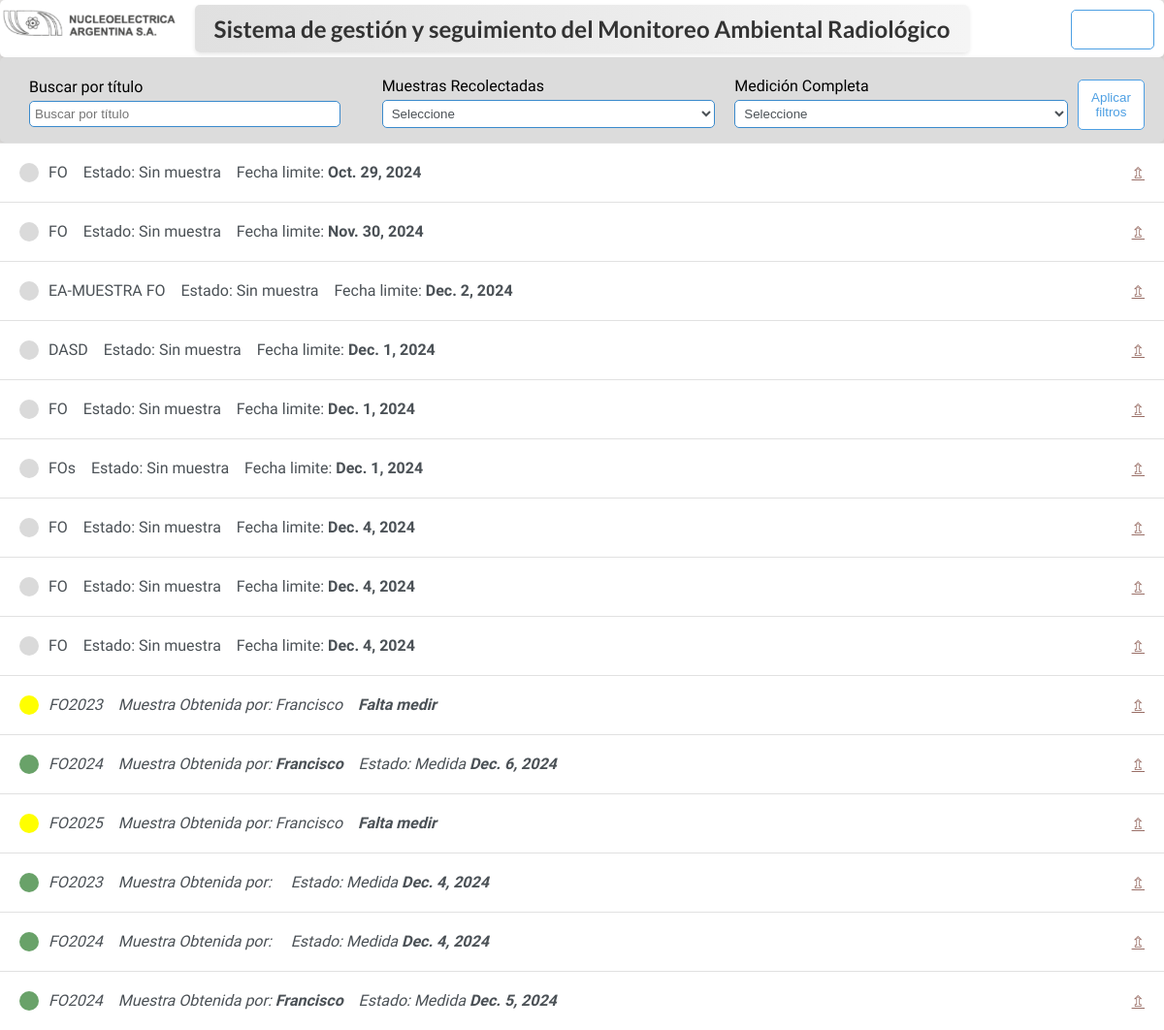
The page /base/tareas/ (signed in) on the database its author committed.
### base/models.py (models this page shows, shortened)
class Tarea(models.Model):
    usuario = models.ForeignKey(User, on_delete=models.CASCADE, null=True, blank=True)
    titulo = models.CharField(max_length=250)
    integrantes = models.TextField(null=True, blank=True)
    completo = models.BooleanField(default=False)
    creado = models.DateTimeField(auto_now_add=True)
    fecha = models.DateField(null=True, blank=True)
    hora = models.TimeField(null=True, blank=True)
    fecha_medicion = models.DateField(null=True, blank=True)
    medicion_completa = models.BooleanField(default=False)
    medicion_gamma = models.BooleanField(default=False)
    justificacion = models.TextField(null=True, blank=True)
    grupo_de_trabajo = models.ForeignKey(GrupoDeTrabajo, on_delete=models.CASCADE, null=True, blank=True)
    anio = models.ForeignKey(Anio, on_delete=models.CASCADE, null=True, blank=True)
    fecha_medicion_gamma = models.DateField(null=True, blank=True)
    class Meta:
        ordering = ["completo"]

### base/views.py (the view)
# urls.py: path("tareas/", login_required(listaPendientes.as_view()), name="tareas"),
class listaPendientes(ListView):
    model = Tarea
    context_object_name = "tareas"
    template_name = "base/tarea_list.html"
    def get_queryset(self):
        valor_buscado = self.request.GET.get("titulo", "")
        completo = self.request.GET.get("completo")
        medicion_completa = self.request.GET.get("medicion_completa")
        grupo_id = self.request.GET.get("grupo")
        anio = self.request.GET.get("anio")
        vencidas = self.request.GET.get("vencidas")
        tareas = Tarea.objects.all()
        if grupo_id:
            tareas = tareas.filter(grupo_de_trabajo_id=grupo_id)
        if anio:
            tareas = tareas.filter(anio__anio=anio)
        if vencidas == "True":
            today = date.today()
            tareas = tareas.filter(fecha__lte=today, completo=False, medicion_completa=False)
        if valor_buscado:
            tareas = tareas.filter(titulo__icontains=valor_buscado)
        if completo is not None and completo != "":
            tareas = tareas.filter(completo=(completo == 'True'))
        if medicion_completa is not None and medicion_completa != "":
            tareas = tareas.filter(medicion_completa=(medicion_completa == 'True'))
        return tareas
    def get_context_data(self, **kwargs):
        context = super().get_context_data(**kwargs)
        context["valor_buscado"] = self.request.GET.get("titulo", "")
        context["completo"] = self.request.GET.get("completo")
        context["medicion_completa"] = self.request.GET.get("medicion_completa")
        context["grupo_id"] = self.request.GET.get("grupo")
        context["anio"] = self.request.GET.get("anio")
        context["vencidas"] = self.request.GET.get("vencidas")
        return context

### base/templates/base/tarea_list.html (shortened to what this page needs)
{% extends "base/principal.html" %}
{% block content %}
<div class="barra-superior">
    <h1>Sistema de gestión y seguimiento del Monitoreo Ambiental Radiológico</h1>
    {% if request.user.is_authenticated %}
    <a href="{% url 'grupos_trabajo' %}" class="boton-salir">Volver</a>
    {% else %}
    <a href="{% url 'login' %}" class="button-filtro">Ingresar</a>
    {% endif %}
</div>
<form method="GET" action="{% url 'tareas' %}" class="filtros-nav">
    <div class="filtro-grupo">
        <label for="titulo">Buscar por título</label>
        <input type="text" name="titulo" placeholder="Buscar por título" value="{{ valor_buscado }}">
    </div>
    <div class="filtro-grupo">
        <label for="completo">Muestras Recolectadas</label>
        <select name="completo">
            <option value="">Seleccione</option>
        </select>
    </div>
    <div class="filtro-grupo">
        <label for="medicion_completa">Medición Completa</label>
        <select name="medicion_completa">
            <option value="">Seleccione</option>
        </select>
    </div>
    <button type="submit" class="button-filtro">Aplicar filtros</button>
</form>
<div class="envoltorio-items-tarea">
    {% for tarea in tareas %}
    <div class="envoltorio-tarea">
        {% if tarea.completo and tarea.medicion_completa %}
        <div class="titulo-tarea">
            <div class="icono-medicion-completa"></div>
            <i><a href="{% url 'editar-tarea' tarea.id %}">{{ tarea.titulo }}&nbsp;&nbsp;&nbsp;&nbsp;Muestra Obtenida por:<strong>&nbsp;{{ tarea.integrantes }}</strong>&nbsp;&nbsp;&nbsp;&nbsp;Estado: Medida&nbsp;<strong>{{ tarea.fecha_medicion }}</strong></a></i>
        </div>
        <td><a href="{% url 'editar-tarea' tarea.id %}">&#8684;</a></td>
        {% elif tarea.completo %}
        <div class="titulo-tarea">
            <div class="icono-tarea-completa"></div>
            <i><a href="{% url 'editar-tarea' tarea.id %}">{{ tarea.titulo }}&nbsp;&nbsp;&nbsp;&nbsp;Muestra Obtenida por:&nbsp;{{ tarea.integrantes }}&nbsp;&nbsp;&nbsp;&nbsp;<strong>Falta medir</strong></a></i>
        </div>
        <td><a href="{% url 'editar-tarea' tarea.id %}">&#8684;</a></td>
        {% else %}
        <div class="titulo-tarea">
            <div class="icono-tarea-incompleta"></div>
            <a href="{% url 'editar-tarea' tarea.id %}">{{ tarea.titulo }}&nbsp;&nbsp;&nbsp;&nbsp;Estado: Sin muestra&nbsp;&nbsp;&nbsp;&nbsp;Fecha limite:<strong>&nbsp;{{ tarea.fecha }}</strong></a>
        </div>
        <td><a href="{% url 'editar-tarea' tarea.id %}">&#8684;</a></td>
        {% endif %}
    </div>
    {% endfor %}
</div>
{% endblock content %}

### base/templates/base/principal.html (shortened to what this page needs)
<!DOCTYPE html>
<html lang="en">
<head>
</head>
<body>
    <div class="container">
        {% block content %}
        {% endblock content %}
    </div>
</body>
</html>

### base/templates/base/principal.html (style rules this page uses)
body { background-color: #ffffff; font-family: "Abel", sans-serif; margin: 0; }
.container { width: 100%; margin: 0; background-color: #E1DFDE; .webkit-box-shadow: 2px 2px 13px -4px rgba(0, 0, 0, 0.21); box-shadow: 2px 2px 13px -4px rgba(0, 0, 0, 0.21); }
a, p { color: #996E66; }
.boton-salir { position: absolute; right: 10px; top: 10px; background-color: #ffffff; color: #4D9FE3; border: 1px solid #4D9FE3; border-radius: 5px; padding: 10px 20px; text-align: center; font-size: 16px; cursor: pointer; z-index: 1000; transition: background-color 0.3s, color 0.3s; }
.container { position: relative; }
.barra-superior { display: flex; align-items: center; justify-content: space-between; padding: 5px 20px; background-image: url('/media/imagenes/aaaa.png'); background-size: auto 100%; background-repeat: no-repeat; background-position: left center; background-color: #ffffff; border-radius: 5px; box-shadow: 0 4px 6px rgba(0, 0, 0, 0.1); justify-content: center; }
.barra-superior h1 { font-family: 'Lato', sans-serif; font-weight: 700; color: #333333; font-size: 24px; margin: 0; padding: 10px 20px; background: linear-gradient(90deg, #e0e0e0, #f5f5f5); border-radius: 5px; box-shadow: 0 2px 4px rgba(0, 0, 0, 0.1); }
.barra-superior a { color: rgb(255, 255, 255); text-decoration: none; }
.envoltorio-tarea { display: flex; align-items: center; justify-content: space-between; padding: 20px; background-color: #ffffff; border-top: 1px solid rgb(225, 225, 225); }
.titulo-tarea { display: flex; }
.titulo-tarea a { text-decoration: none; color: #4b5156; margin-left: 10px; }
.icono-medicion-completa { height: 20px; width: 20px; background-color: rgb(105, 162, 105); border-radius: 50px; }
.icono-tarea-incompleta { height: 20px; width: 20px; background-color: rgb(218, 218, 218); border-radius: 50px; }
.icono-tarea-completa { height: 20px; width: 20px; background-color: rgb(255, 255, 0); border-radius: 50px; }
input[type=text], input[type=password], textarea { border: 1px solid #EB796F; border-radius: 5px; padding: 10px; width: 90%; }
label { padding-top: 10px !important; display: block; }
.filtro-grupo { display: flex; flex-direction: column; margin-bottom: 10px; width: 48%; }
.filtro-grupo label { margin-bottom: 5px; }
.filtro-grupo select { margin-bottom: 5px; }
.button-filtro { margin-top: 10px; }
.filtros-nav { display: flex; align-items: center; justify-content: space-between; background-color: #dcdcdc; padding: 10px 20px; border-radius: 5px; box-shadow: 0 4px 6px rgba(0, 0, 0, 0.1); color: #ffffff; }
.filtro-grupo { display: flex; flex-direction: column; margin: 0 10px; }
.filtro-grupo label { margin-bottom: 5px; color: #000000; }
.filtro-grupo select, .filtro-grupo input { margin-bottom: 5px; padding: 5px; border-radius: 5px; border: 1px solid #3A8ACC; background-color: #ffffff; color: #4b5156; }
.button-filtro { background-color: #ffffff; color: #4D9FE3; border: 1px solid #4D9FE3; border-radius: 5px; padding: 10px; cursor: pointer; transition: background-color 0.3s, color 0.3s; }

### rows shown on the page
Tarea: titulo "FO", fecha "Oct. 29, 2024"
Tarea: titulo "FO", fecha "Nov. 30, 2024"
Tarea: titulo "EA-MUESTRA FO", fecha "Dec. 2, 2024"
Tarea: titulo "DASD", fecha "Dec. 1, 2024"
Tarea: titulo "FO", fecha "Dec. 1, 2024"
Tarea: titulo "FOs", fecha "Dec. 1, 2024"
Tarea: titulo "FO", fecha "Dec. 4, 2024"
Tarea: titulo "FO", fecha "Dec. 4, 2024"
Tarea: titulo "FO", fecha "Dec. 4, 2024"
Tarea: titulo "FO2023", integrantes "Francisco"
Tarea: titulo "FO2024", integrantes "Francisco", fecha_medicion "Dec. 6, 2024"
Tarea: titulo "FO2025", integrantes "Francisco"
Tarea: titulo "FO2023", fecha_medicion "Dec. 4, 2024"
Tarea: titulo "FO2024", fecha_medicion "Dec. 4, 2024"
Tarea: titulo "FO2024", integrantes "Francisco", fecha_medicion "Dec. 5, 2024"
